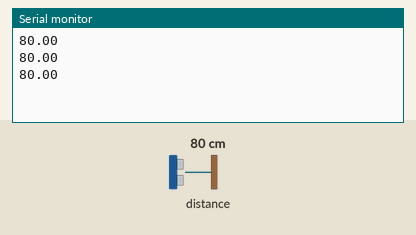
Recording of a sketch running on a simulated Arduino Uno, built with avr-gcc and run on an emulated ATmega328P. On the bench: the last lines printed to the serial monitor. Inputs (shaded band) come from the test bench; at power-on: distance to the obstacle 80 cm.

Above: at 1.2 s.
1.3 s: distance to the obstacle set to 2 cm
At 1.55 s:
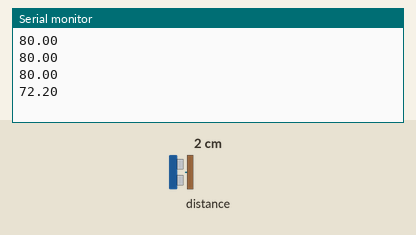
2.8 s: distance to the obstacle set to 4 cm
At 2.88 s:
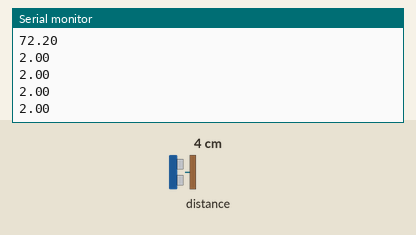
Timing chart, 0 to 5.8 s (numbered marks = the images above; inputs shaded):
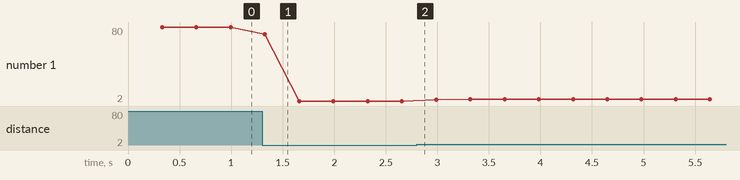

Measured:
- after the input at 1.3 s, the serial monitor: prints a new line at once (image 1)
- plotted number 1: 80 → 2 after the input at 1.3 s, 2 → 4 after the input at 2.8 s

The sketch:

ToF.ino
```cpp
/* This example shows how to get single-shot range
  measurements from the VL53L0X. The sensor can optionally be
  configured with different ranging profiles, as described in
  the VL53L0X API user manual, to get better performance for
  a certain application. This code is based on the four
  "SingleRanging" examples in the VL53L0X API.

  The range readings are in units of mm. */

#include <Wire.h>
#include <VL53L0X.h>

VL53L0X sensor;

long prevtime;
float Cm;
// Uncomment this line to use long range mode. This
// increases the sensitivity of the sensor and extends its
// potential range, but increases the likelihood of getting
// an inaccurate reading because of reflections from objects
// other than the intended target. It works best in dark
// conditions.

//#define LONG_RANGE


// Uncomment ONE of these two lines to get
// - higher speed at the cost of lower accuracy OR
// - higher accuracy at the cost of lower speed

//#define HIGH_SPEED
//#define HIGH_ACCURACY


void setup()
{
  Serial.begin(9600);
  Wire.begin();

  sensor.init();
  sensor.setTimeout(500);

#if defined LONG_RANGE
  // lower the return signal rate limit (default is 0.25 MCPS)
  sensor.setSignalRateLimit(0.1);
  // increase laser pulse periods (defaults are 14 and 10 PCLKs)
  sensor.setVcselPulsePeriod(VL53L0X::VcselPeriodPreRange, 18);
  sensor.setVcselPulsePeriod(VL53L0X::VcselPeriodFinalRange, 14);
#endif

#if defined HIGH_SPEED
  // reduce timing budget to 20 ms (default is about 33 ms)
  sensor.setMeasurementTimingBudget(20000);
#elif defined HIGH_ACCURACY
  // increase timing budget to 200 ms
  sensor.setMeasurementTimingBudget(200000);
#endif
}

void loop()
{
    for(int i =0;i<10;i++)
    {
      Cm += (float)sensor.readRangeSingleMillimeters()/10.0;
    }
    Cm /= 10.0;
    Serial.println(Cm);
    Cm=0;

}
```
